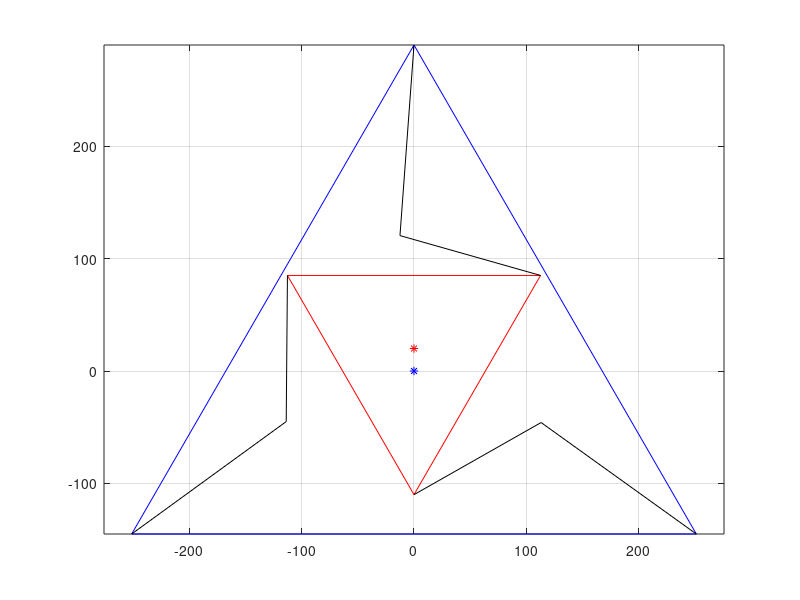

Write MATLAB code to recreate this figure.
%Script implementing parallel inverse kinematics for a robot with 6 passive
%revolute joints and 3 active revolute joints.

%clearing up the workspace and clearing the command window.
clear all;
clc;

%Design params for the robot
rA=170;
L=130;
rPlat=130;
rBase=290;

%Input params for the robot. Change these to  move the platform around.
alpha=-60;
C=[0; 20];

%Angular joint positions for the robot
PB1=pi/2;
PB2=pi+pi/6;
PB3=2*pi-pi/6;
PP1=pi/2;
PP2=pi+pi/6;
PP3=2*pi-pi/6;

%############CALCULTAING & IMPLEMENTING THE INVERSE KINEMATICS############
%Calculating the values of the vectors for the centre of the platform to
%the corners of the platform

CPPi=zeros(2,3);

for i=1:3
    CPPi(1,i)=-rPlat*cos((30+alpha+120*(i-1))*(pi()/180))+C(1);
    CPPi(2,i)=-rPlat*sin((30+alpha+120*(i-1))*(pi()/180))+C(2);
end

%Calculating the values of the vectors for the corners of the base to the
%centre of the base.

PBiB=zeros(2,3);

for i=1:3
    PBiB(1,i)=-rBase*cos((210+120*(i-1))*(pi()/180));
    PBiB(2,i)=-rBase*sin((210+120*(i-1))*(pi()/180));
end

%Calculating the values of the vectors for the corners of the base to the
%corners of the platform

PBiPPi=zeros(2,3);

for i=1:3
    PBiPPi(1,i)=PBiB(1,i)+CPPi(1,i);
    PBiPPi(2,i)=PBiB(2,i)+CPPi(2,i);
end

%Calculating the values of the Theta angles. The angles & simplified
%equations are originally set to an array of zeroes and then "filled in"

e1=zeros(1,3);
e2=zeros(1,3);
e3=zeros(1,3);
t=zeros(1,3);
Theta=zeros(1,3);

%The use of e1, e2 and e3 is purely to make the equations more managable
%because the inverse kineamtics produced some very lengthy equations.
for i=1:3
    e1(i)=-2*PBiPPi(2,i)*rA;
    e2(i)=-2*PBiPPi(1,i)*rA;
    e3(i)=(PBiPPi(1,i))^2+(PBiPPi(2,i))^2+rA^2-L^2;
    t(i)=(-e1(i)-sqrt((e1(i))^2+(e2(i))^2-(e3(i))^2))/(e3(i)-e2(i));
    Theta(i)=2*atan(t(i));
end

%Finding all of the joint positions so that it can be plotted correctly.

Ji=zeros(2,3);

for i=1:3
    Ji(1,i)=-PBiB(1,i)+rA*cos(Theta(i));
    Ji(2,i)=-PBiB(2,i)+rA*sin(Theta(i));
end
%############PLOTTING THE WORKSPACE FOR A GIVEN ORIENTATION############
%Assigning the platform, base and "links". Might be a good idea to sepreate
%the links into their 2 link forms, instead of making them one whole one...
plat=[CPPi(1,:) CPPi(1,1);CPPi(2,:) CPPi(2,1)];
base=[-PBiB(1,:) -PBiB(1,1);-PBiB(2,:) -PBiB(2,1)];
links1=[-PBiB(1,1) Ji(1,1) CPPi(1,1);-PBiB(2,1) Ji(2,1) CPPi(2,1)];
links2=[-PBiB(1,2) Ji(1,2) CPPi(1,2);-PBiB(2,2) Ji(2,2) CPPi(2,2)];
links3=[-PBiB(1,3) Ji(1,3) CPPi(1,3);-PBiB(2,3) Ji(2,3) CPPi(2,3)];

% Red=Platform
% Blue=Base
% Black=Links
plot(C(1),C(2),'red*');
hold on;
plot(0,0,'blue*');
line(plat(1,:),plat(2,:), 'Color', 'red');
line(base(1,:),base(2,:), 'Color', 'blue');
line(links1(1,:),links1(2,:), 'Color', 'black');
line(links2(1,:),links2(2,:), 'Color', 'black');
line(links3(1,:),links3(2,:), 'Color', 'black');

axis equal
grid on

